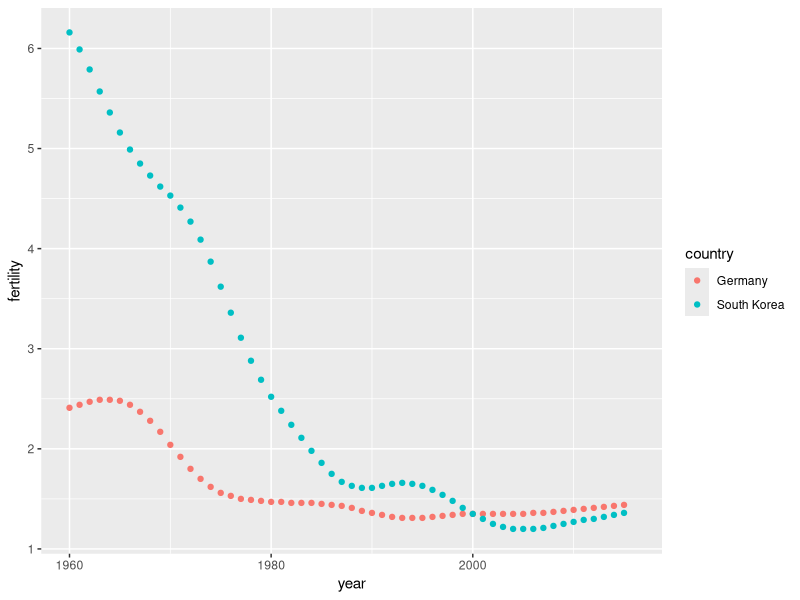

Recreate this plot in R.
library(tidyverse)
library(dslabs)
data(gapminder)

# create and inspect a tidy data frame
tidy_data <- gapminder %>% 
  filter(country %in% c("South Korea", "Germany")) %>%
  select(country, year, fertility)
head(tidy_data)

# plotting tidy data is simple
tidy_data %>% 
  ggplot(aes(year, fertility, color = country)) +
  geom_point()
